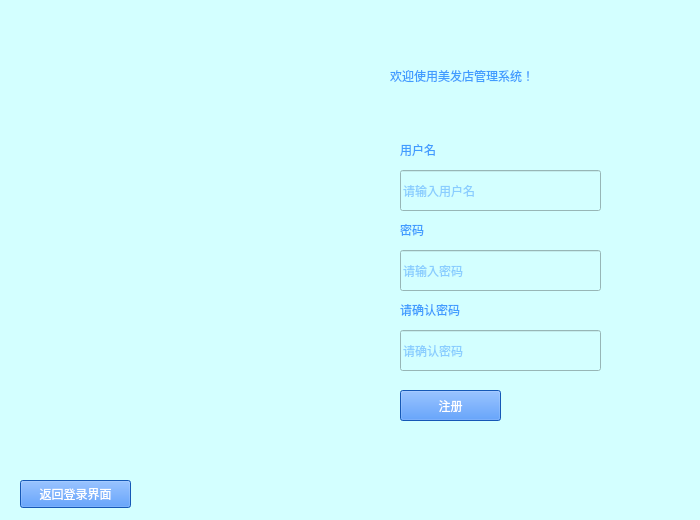
<?xml version="1.0" encoding="UTF-8"?>
<ui version="4.0">
 <class>Signup</class>
 <widget class="QWidget" name="Signup">
  <property name="geometry">
   <rect>
    <x>0</x>
    <y>0</y>
    <width>700</width>
    <height>520</height>
   </rect>
  </property>
  <property name="windowTitle">
   <string>注册</string>
  </property>
  <property name="styleSheet">
   <string notr="true">background-color: rgb(211, 255, 255);</string>
  </property>
  <widget class="QLabel" name="sign_image">
   <property name="geometry">
    <rect>
     <x>30</x>
     <y>10</y>
     <width>331</width>
     <height>461</height>
    </rect>
   </property>
   <property name="text">
    <string/>
   </property>
  </widget>
  <widget class="QLineEdit" name="check_le">
   <property name="geometry">
    <rect>
     <x>400</x>
     <y>330</y>
     <width>201</width>
     <height>41</height>
    </rect>
   </property>
   <property name="styleSheet">
    <string notr="true">
color: rgb(64, 156, 255);</string>
   </property>
   <property name="echoMode">
    <enum>QLineEdit::EchoMode::Password</enum>
   </property>
   <property name="placeholderText">
    <string>请确认密码</string>
   </property>
  </widget>
  <widget class="QLabel" name="label_5">
   <property name="geometry">
    <rect>
     <x>400</x>
     <y>300</y>
     <width>91</width>
     <height>19</height>
    </rect>
   </property>
   <property name="styleSheet">
    <string notr="true">font: 10pt &quot;Arial&quot;;
color: rgb(64, 156, 255);</string>
   </property>
   <property name="text">
    <string>请确认密码</string>
   </property>
  </widget>
  <widget class="QLabel" name="label_2">
   <property name="geometry">
    <rect>
     <x>390</x>
     <y>30</y>
     <width>291</width>
     <height>91</height>
    </rect>
   </property>
   <property name="styleSheet">
    <string notr="true">font: 87 15pt &quot;Arial Black&quot;;
color: rgb(64, 156, 255);</string>
   </property>
   <property name="text">
    <string>欢迎使用美发店管理系统！</string>
   </property>
  </widget>
  <widget class="QLabel" name="label_4">
   <property name="geometry">
    <rect>
     <x>400</x>
     <y>220</y>
     <width>69</width>
     <height>19</height>
    </rect>
   </property>
   <property name="styleSheet">
    <string notr="true">font: 10pt &quot;Arial&quot;;
color: rgb(64, 156, 255);</string>
   </property>
   <property name="text">
    <string>密码</string>
   </property>
  </widget>
  <widget class="QPushButton" name="signup_bt">
   <property name="geometry">
    <rect>
     <x>400</x>
     <y>390</y>
     <width>101</width>
     <height>31</height>
    </rect>
   </property>
   <property name="styleSheet">
    <string notr="true">background-color: rgb(29, 123, 255);
color: rgb(255, 255, 255);
font: 25 9pt &quot;Bahnschrift Light&quot;;</string>
   </property>
   <property name="text">
    <string>注册</string>
   </property>
  </widget>
  <widget class="QLabel" name="label_3">
   <property name="geometry">
    <rect>
     <x>400</x>
     <y>140</y>
     <width>81</width>
     <height>19</height>
    </rect>
   </property>
   <property name="styleSheet">
    <string notr="true">font: 10pt &quot;Arial&quot;;
color: rgb(64, 156, 255);</string>
   </property>
   <property name="text">
    <string>用户名</string>
   </property>
  </widget>
  <widget class="QLineEdit" name="password_le">
   <property name="geometry">
    <rect>
     <x>400</x>
     <y>250</y>
     <width>201</width>
     <height>41</height>
    </rect>
   </property>
   <property name="styleSheet">
    <string notr="true">
color: rgb(64, 156, 255);</string>
   </property>
   <property name="echoMode">
    <enum>QLineEdit::EchoMode::Password</enum>
   </property>
   <property name="placeholderText">
    <string>请输入密码</string>
   </property>
  </widget>
  <widget class="QLineEdit" name="username_le">
   <property name="geometry">
    <rect>
     <x>400</x>
     <y>170</y>
     <width>201</width>
     <height>41</height>
    </rect>
   </property>
   <property name="styleSheet">
    <string notr="true">
color: rgb(64, 156, 255);</string>
   </property>
   <property name="placeholderText">
    <string>请输入用户名</string>
   </property>
  </widget>
  <widget class="QPushButton" name="return_bt">
   <property name="geometry">
    <rect>
     <x>20</x>
     <y>480</y>
     <width>111</width>
     <height>28</height>
    </rect>
   </property>
   <property name="styleSheet">
    <string notr="true">background-color: rgb(29, 123, 255);
color: rgb(255, 255, 255);
font: 25 9pt &quot;Bahnschrift Light&quot;;</string>
   </property>
   <property name="text">
    <string>返回登录界面</string>
   </property>
  </widget>
 </widget>
 <resources/>
 <connections/>
</ui>
